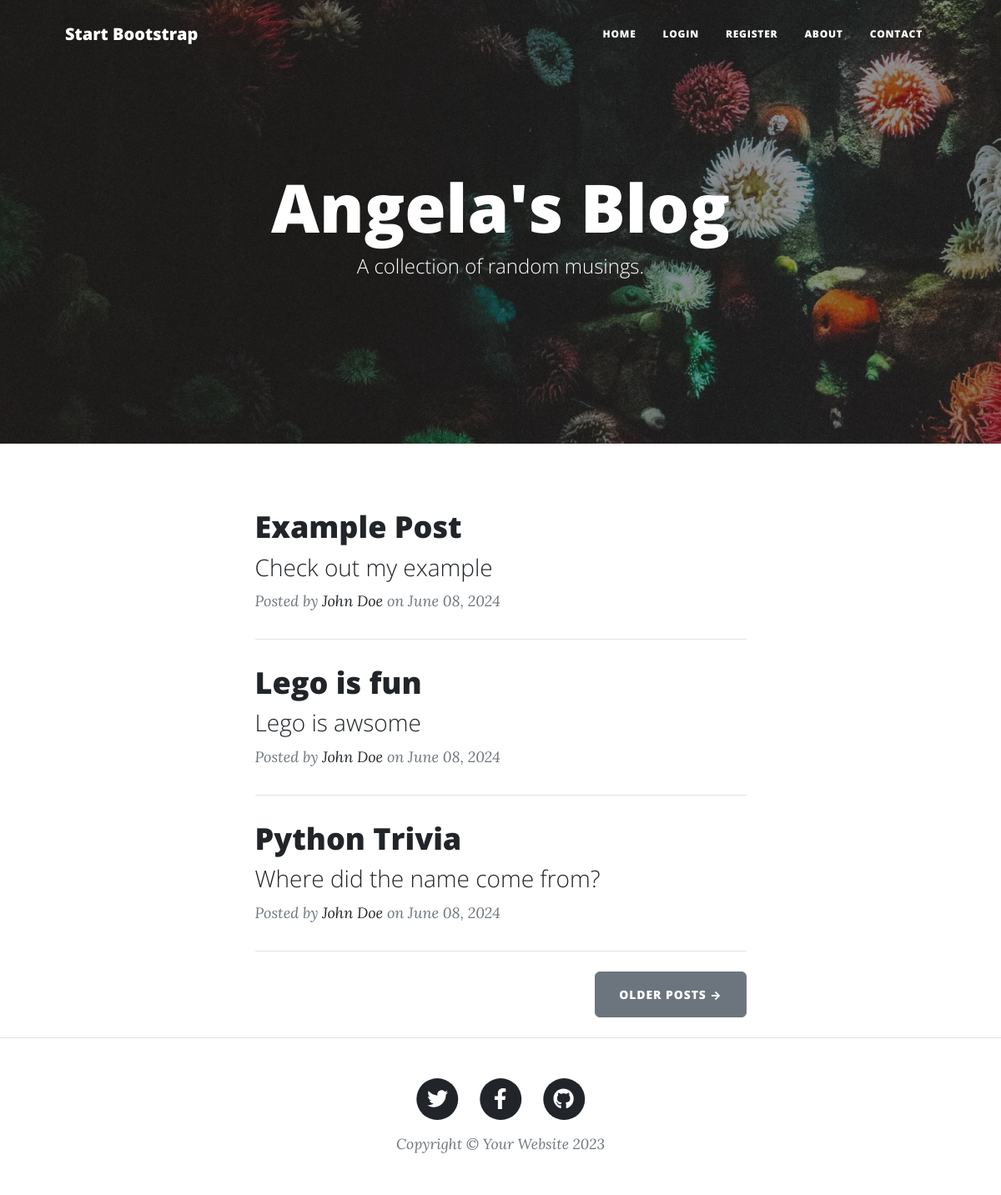
The page / on the database its author committed.
### models/blog_post.py (models this page shows)
class BlogPost(db.Model):
    __tablename__ = "posts"
    id: Mapped[int] = mapped_column(Integer, primary_key=True)
    title: Mapped[str] = mapped_column(String(250), unique=True, nullable=False)
    subtitle: Mapped[str] = mapped_column(String(250), nullable=False)
    date: Mapped[str] = mapped_column(String(250), nullable=False)
    body: Mapped[str] = mapped_column(Text, nullable=False)
    img_url: Mapped[str] = mapped_column(String(250), nullable=False)
    author_id: Mapped[int] = mapped_column(ForeignKey("users.id"))
    comments: Mapped[List['Comment']] = relationship(back_populates='parent_post')
    author: Mapped["User"] = relationship(back_populates="posts")

### models/user.py (models this page shows, shortened)
class User(UserMixin, db.Model):
    __tablename__ = 'users'
    id: Mapped[int] = mapped_column(Integer, nullable=False, primary_key=True, autoincrement=True)
    email: Mapped[str] = mapped_column(String(250), unique=True, nullable=False)
    name: Mapped[str] = mapped_column(String(250), nullable=False)
    passwordHash: Mapped[str] = mapped_column(String(250), nullable=False)
    alternative_id: Mapped[str] = mapped_column(String(100), nullable=False)
    posts: Mapped[List["BlogPost"]] = relationship(back_populates="author")
    comments: Mapped[List['Comment']] = relationship(back_populates='author')

### controllers/post_controller.py (the view)
@blog_post.route('/')
def get_all_posts():
    response: Response = PostService.get_all_posts()
    return render_template("index.html", all_posts=response.data or [])

### services/post_service.py (called while the page is built)
    @staticmethod
    def get_all_posts() -> Response:
        return Response(db.session.execute(db.select(BlogPost)).scalars().all())

### templates/index.html (shortened to what this page needs)
{% include "header.html" %}
<header
  class="masthead"
  style="background-image: url('../static/assets/img/home-bg.jpg')"
>
  <div class="container position-relative px-4 px-lg-5">
    <div class="row gx-4 gx-lg-5 justify-content-center">
      <div class="col-md-10 col-lg-8 col-xl-7">
        <div class="site-heading">
          <h1>Angela's Blog</h1>
          <span class="subheading">A collection of random musings.</span>
        </div>
      </div>
    </div>
  </div>
</header>
<div class="container px-4 px-lg-5">
  <div class="row gx-4 gx-lg-5 justify-content-center">
    <div class="col-md-10 col-lg-8 col-xl-7">
      {% for post in all_posts %}
      <div class="post-preview">
        <a href="{{ url_for('post.show_post', post_id=post.id) }}">
          <h2 class="post-title">{{ post.title }}</h2>
          <h3 class="post-subtitle">{{ post.subtitle }}</h3>
        </a>
        <p class="post-meta">
          Posted by
          <a href="#">{{post.author.name}}</a>
          on {{post.date}}
        </p>
      </div>
      <hr class="my-4" />
      {% endfor %}
      <div class="d-flex justify-content-end mb-4">
        <a class="btn btn-secondary text-uppercase" href="#!">Older Posts →</a>
      </div>
    </div>
  </div>
</div>
{% include "footer.html" %}

### templates/header.html (shortened to what this page needs)
<!DOCTYPE html>
<html lang="en">
  <head>
    {% block styles %}
    {{ bootstrap.load_css() }}
    <link
      href="{{ url_for('static', filename='css/styles.css') }}"
      rel="stylesheet"
    />
    {% endblock %}
  </head>
  <body>
    <nav class="navbar navbar-expand-lg navbar-light" id="mainNav">
      <div class="container px-4 px-lg-5">
        <a class="navbar-brand" href="/">Start Bootstrap</a>
        <div class="collapse navbar-collapse" id="navbarResponsive">
          <ul class="navbar-nav ms-auto py-4 py-lg-0">
            <li class="nav-item">
              <a
                class="nav-link px-lg-3 py-3 py-lg-4"
                href="{{ url_for('post.get_all_posts') }}"
                >Home</a
              >
            </li>
            {% if not current_user.is_authenticated %}
              <li class="nav-item">
                <a class="nav-link px-lg-3 py-3 py-lg-4" href="{{ url_for('auth.login', next=request.args.get('next')) }}">
                  Login
                </a>
              </li>
              <li class="nav-item">
                <a class="nav-link px-lg-3 py-3 py-lg-4" href="{{ url_for('auth.register', next=request.args.get('next')) }}">
                  Register
                </a>
              </li>
            {% else %}
              <li class="nav-item">
                <a class="nav-link px-lg-3 py-3 py-lg-4" href="{{ url_for('auth.logout') }}">Log Out</a>
              </li>
            {% endif %}
            <li class="nav-item">
              <a
                class="nav-link px-lg-3 py-3 py-lg-4"
                href="{{ url_for('info.about') }}"
                >About</a
              >
            </li>
            <li class="nav-item">
              <a
                class="nav-link px-lg-3 py-3 py-lg-4"
                href="{{ url_for('info.contact') }}"
                >Contact</a
              >
            </li>
          </ul>
        </div>
      </div>
    </nav>
  </body>
</html>

### templates/footer.html (shortened to what this page needs)
        <footer class="border-top">
          <div class="container px-4 px-lg-5">
              <div class="row gx-4 gx-lg-5 justify-content-center">
                  <div class="col-md-10 col-lg-8 col-xl-7">
                      <ul class="list-inline text-center">
                          <li class="list-inline-item">
                              <a href="#!">
                                  <span class="fa-stack fa-lg">
                                      <i class="fas fa-circle fa-stack-2x"></i>
                                      <i class="fab fa-twitter fa-stack-1x fa-inverse"></i>
                                  </span>
                              </a>
                          </li>
                          <li class="list-inline-item">
                              <a href="#!">
                                  <span class="fa-stack fa-lg">
                                      <i class="fas fa-circle fa-stack-2x"></i>
                                      <i class="fab fa-facebook-f fa-stack-1x fa-inverse"></i>
                                  </span>
                              </a>
                          </li>
                          <li class="list-inline-item">
                              <a href="#!">
                                  <span class="fa-stack fa-lg">
                                      <i class="fas fa-circle fa-stack-2x"></i>
                                      <i class="fab fa-github fa-stack-1x fa-inverse"></i>
                                  </span>
                              </a>
                          </li>
                      </ul>
                      <div class="small text-center text-muted fst-italic">Copyright &copy; Your Website 2023</div>
                  </div>
              </div>
          </div>
      </footer>
  </body>
</html>

### rows shown on the page
BlogPost: title "Example Post", subtitle "Check out my example", author.name "John Doe", date "June 08, 2024"
BlogPost: title "Lego is fun", subtitle "Lego is awsome", author.name "John Doe", date "June 08, 2024"
BlogPost: title "Python Trivia", subtitle "Where did the name come from?", author.name "John Doe", date "June 08, 2024"
